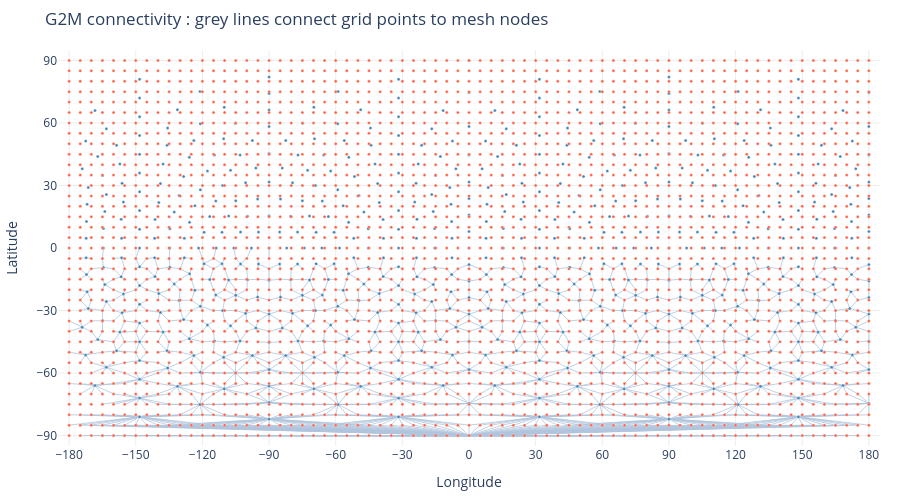

Notebook source saved alongside this figure:
### Code cell
# Visualise: blue = mesh nodes, red = grid nodes, grey lines = G2M edges
mesh_ll = cartesian_to_lat_lon(finest_verts)

edge_pairs_g2m = list(zip(g2m_edges[0].tolist(), g2m_edges[1].tolist()))

# Build combined node arrays: mesh nodes first, then grid nodes
all_lat = np.concatenate([mesh_ll[:,0], grid_lat_lon[:,0]])
all_lon = np.concatenate([mesh_ll[:,1], grid_lat_lon[:,1]])
n_mesh  = len(mesh_ll)

# Offset grid indices by n_mesh so edge pairs index into all_lat/all_lon
offset_pairs = [(n_mesh + gi, mi) for gi, mi in edge_pairs_g2m]

fig = plot_graph_on_globe(
    all_lat, all_lon,
    edge_pairs=offset_pairs[:2000],   # subsample for legibility
    node_color=["steelblue"]*n_mesh + ["tomato"]*len(grid_lat_lon),
    node_size=3,
    title="G2M connectivity : grey lines connect grid points to mesh nodes",
)
fig.show()

### Figure 1 — Plotly figure (JSON) as saved in the notebook; plotly's stock layout.template omitted (floating-point values rounded to 4 significant figures; data arrays with more than 128 entries replaced by an {"elided": "..."} marker saying what was removed)
{"data": [{"hoverinfo": "skip", "line": {"color": "lightsteelblue", "width": 0.8}, "mode": "lines", "showlegend": false, "type": "scatter", "x": {"elided": "5853 float values"}, "y": {"elided": "5853 float values"}}, {"hovertemplate": "lat=%{y:.2f}°, lon=%{x:.2f}°<extra></extra>", "marker": {"color": {"elided": "3343 str values"}, "line": {"color": "white", "width": 0.3}, "size": 3}, "mode": "markers", "type": "scatter", "x": {"elided": "3343 float values"}, "y": {"elided": "3343 float values"}}], "layout": {"height": 500, "margin": {"b": 40, "l": 40, "r": 20, "t": 50}, "plot_bgcolor": "white", "showlegend": false, "title": {"text": "G2M connectivity : grey lines connect grid points to mesh nodes"}, "width": 900, "xaxis": {"dtick": 30, "gridcolor": "#eee", "range": [-185, 185], "showgrid": true, "title": {"text": "Longitude"}}, "yaxis": {"dtick": 30, "gridcolor": "#eee", "range": [-95, 95], "showgrid": true, "title": {"text": "Latitude"}}}}
